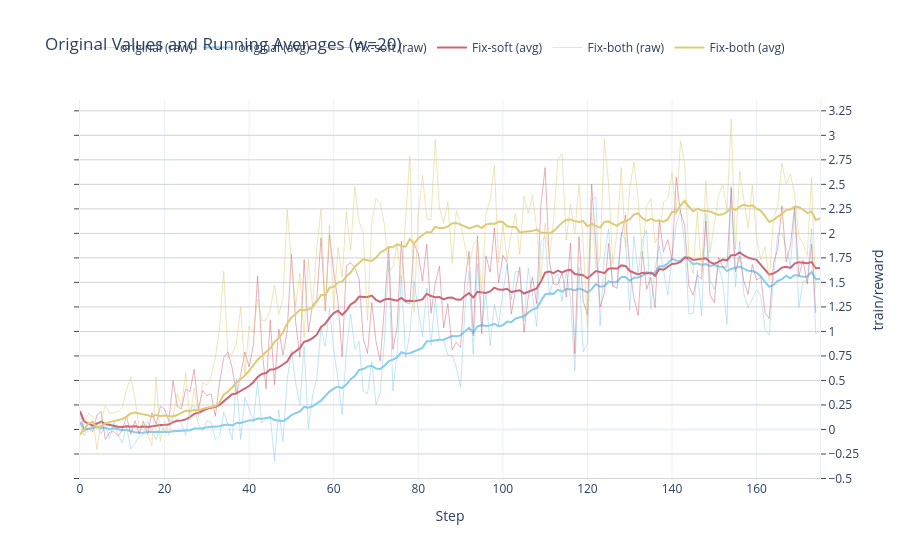

Here is the notebook cell this chart was saved with:
### Code cell
visualize(reward, 'train/reward',tick=0.25)

### Figure 1 — Plotly figure (JSON) as saved in the notebook; plotly's stock layout.template omitted (floating-point values rounded to 4 significant figures; data arrays with more than 128 entries replaced by an {"elided": "..."} marker saying what was removed)
{"data": [{"line": {"color": "rgb(136, 204, 238)", "width": 1}, "mode": "lines", "name": "original (raw)", "opacity": 0.5, "type": "scatter", "y": {"elided": "176 float values"}}, {"line": {"color": "rgb(136, 204, 238)", "width": 2}, "mode": "lines", "name": "original (avg)", "opacity": 1, "type": "scatter", "y": {"elided": "176 float values"}}, {"line": {"color": "rgb(204, 102, 119)", "width": 1}, "mode": "lines", "name": "Fix-soft (raw)", "opacity": 0.5, "type": "scatter", "y": {"elided": "176 float values"}}, {"line": {"color": "rgb(204, 102, 119)", "width": 2}, "mode": "lines", "name": "Fix-soft (avg)", "opacity": 1, "type": "scatter", "y": {"elided": "176 float values"}}, {"line": {"color": "rgb(221, 204, 119)", "width": 1}, "mode": "lines", "name": "Fix-both (raw)", "opacity": 0.5, "type": "scatter", "y": {"elided": "176 float values"}}, {"line": {"color": "rgb(221, 204, 119)", "width": 2}, "mode": "lines", "name": "Fix-both (avg)", "opacity": 1, "type": "scatter", "y": {"elided": "176 float values"}}], "layout": {"legend": {"orientation": "h", "x": 0, "xanchor": "left", "y": 1.1, "yanchor": "bottom"}, "title": {"text": "Original Values and Running Averages (w=20)"}, "xaxis": {"title": {"text": "Step"}}, "yaxis": {"dtick": 0.25, "gridcolor": "lightgray", "gridwidth": 1, "mirror": "all", "showgrid": true, "showline": true, "side": "right", "tick0": 0, "ticks": "outside", "title": {"text": "train/reward"}}}}
